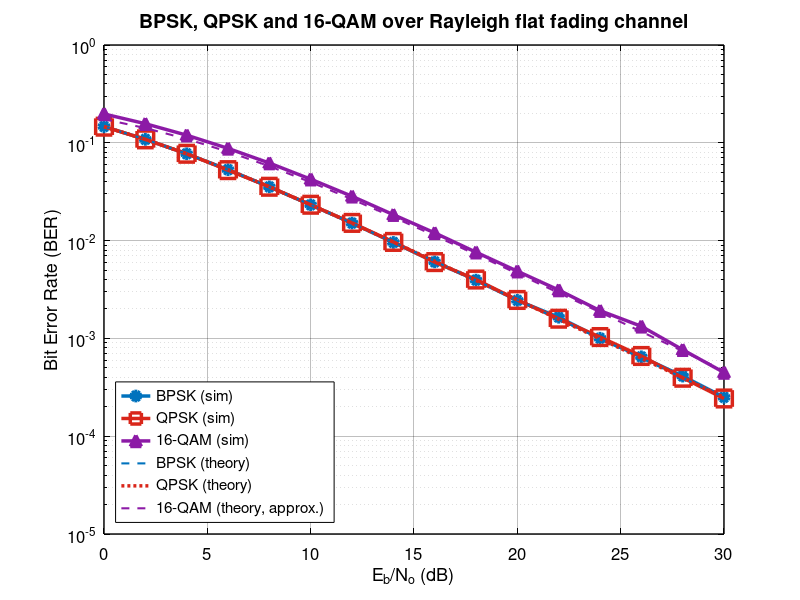

Recreate this plot in MATLAB.
%% Project Part 2 - Block 4: comparison of BPSK, QPSK and 16-QAM
%  Run bpsk_rayleigh.m, qpsk_rayleigh.m and qam16_rayleigh.m first
%  (each one saves its results to a .mat file).
clear; clc; close all;

bp = load('bpsk_results.mat');
qp = load('qpsk_results.mat');
qa = load('qam16_results.mat');

%% ===================== PLOTS =====================
blue = [0 0.447 0.741];  red = [0.85 0.15 0.10];  purple = [0.55 0.10 0.65];

figure('Name','BER comparison','Color','w','Position',[100 100 900 620]);
semilogy(bp.SNR_dB, bp.BER, '-o', 'Color', blue, 'LineWidth', 2.5, 'MarkerSize', 7,  'MarkerFaceColor', blue); hold on;
semilogy(qp.SNR_dB, qp.BER, '-s', 'Color', red,  'LineWidth', 2.5, 'MarkerSize', 12);
semilogy(qa.SNR_dB, qa.BER, '-^', 'Color', purple, 'LineWidth', 2.5, 'MarkerSize', 8, 'MarkerFaceColor', purple);
semilogy(bp.SNR_dB, bp.BER_th, '--', 'Color', blue,   'LineWidth', 1.5);
semilogy(qp.SNR_dB, qp.BER_th, ':',  'Color', red,    'LineWidth', 2.5);
semilogy(qa.SNR_dB, qa.BER_th, '--', 'Color', purple, 'LineWidth', 1.5);
grid on; ylim([1e-5 1]); xlim([min(bp.SNR_dB) max(bp.SNR_dB)]);
set(gca, 'Color','w', 'XColor','k', 'YColor','k', 'GridColor','k', ...
         'GridAlpha',0.25, 'MinorGridAlpha',0.12, 'FontSize',12, 'LineWidth',1);
xlabel('E_b/N_o (dB)', 'Color','k', 'FontSize',13);
ylabel('Bit Error Rate (BER)', 'Color','k', 'FontSize',13);
title('BPSK, QPSK and 16-QAM over Rayleigh flat fading channel', 'Color','k', 'FontSize',14);
legend('BPSK (sim)','QPSK (sim)','16-QAM (sim)', ...
       'BPSK (theory)','QPSK (theory)','16-QAM (theory, approx.)', ...
       'Location','southwest', 'TextColor','k', 'Color','w', 'EdgeColor','k', 'FontSize',11);
% Note: BPSK and QPSK have identical BER vs Eb/No, so their curves overlap.
